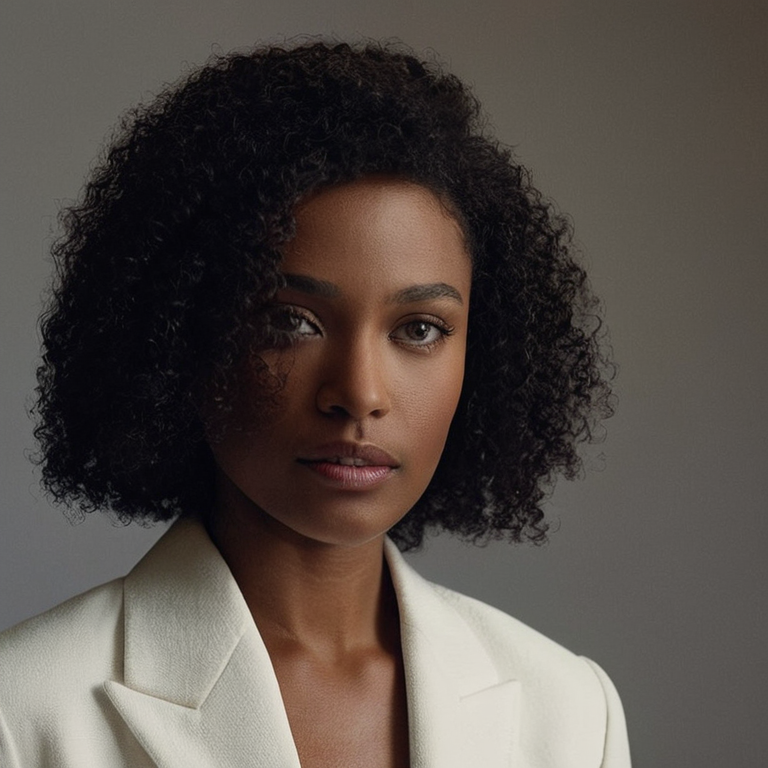
#> input picture Plan/Instructions/Operations/Pulled_Back_Artifacts/canny_w69_rightedge_masked_v3_seed711570105_20260707T132203-0500/images/canny_w69_rightedge_masked_v3_seed711570105_00001_.png, 768 x 768 px, found by its file name
$ python repair_wave70_eyes_full_source_landmark_mask_v2.py
#> lines starting #> are read from the running program, lines starting #| are printed output that depends on the picture; after the words box and inside, x2 and y2 are one past the last pixel; in counts of white or black regions, pixels touching at a corner belong together
#> in main, source is the input picture: PIL image 768x768 RGB; mean R, G, B 85, 77.1, 71.8
#!/usr/bin/env python3
from __future__ import annotations

import hashlib
import json
from pathlib import Path
from typing import Any

from PIL import Image, ImageDraw, ImageFilter


PROJECT_ROOT = Path(r"C:\Comfy_UI_Main")
RUN_STAMP = "20260709T215300-0500"
SOURCE_IMAGE = PROJECT_ROOT / (
    "Plan/Instructions/Operations/Pulled_Back_Artifacts/"
    "canny_w69_rightedge_masked_v3_seed711570105_20260707T132203-0500/"
    "images/canny_w69_rightedge_masked_v3_seed711570105_00001_.png"
)
OUT_DIR = PROJECT_ROOT / (
    "Plan/Instructions/Operations/Prepared_Input_Assets/"
    f"wave70_mf70_eyes_full_source_landmark_v2_{RUN_STAMP}"
)
RUNTIME_DIR = PROJECT_ROOT / (
    "runtime_artifacts/mask_factory/wave70_mf70_eyes_full_source_landmark_v2"
) / RUN_STAMP
QA_EVIDENCE = PROJECT_ROOT / (
    "Plan/Instructions/QA/Evidence/Mask_Factory/Wave70/"
    f"W70_MF70_EYES_FULL_SOURCE_LANDMARK_REPAIR_V2_{RUN_STAMP}.json"
)
TRACKER_EVIDENCE = PROJECT_ROOT / (
    "Plan/Tracker/Evidence/"
    f"W70_MF70_EYES_FULL_SOURCE_LANDMARK_REPAIR_V2_{RUN_STAMP}.json"
)

# Image-space coordinates on the active 768x768 source.
# These are candidate aperture traces, not promoted geometry authority.
EYE_POLYGONS = {
    "viewer_left_visible_eye_aperture": [
        (286, 329),
        (296, 319),
        (313, 316),
        (330, 321),
        (340, 331),
        (328, 340),
        (309, 342),
        (292, 337),
    ],
    "viewer_right_visible_eye_aperture": [
        (397, 329),
        (407, 320),
        (426, 316),
        (445, 320),
        (459, 331),
        (448, 341),
        (426, 344),
        (407, 339),
    ],
}

PROTECTED_NEIGHBORS = {
    "viewer_left_hair_occlusion_boundary_note": (
        "viewer-left eye mask is clipped inside the visible aperture and intentionally "
        "does not extend into the curl mass over the outer eye/temple."
    ),
    "brows_and_eyelids_note": (
        "eyes_full candidate excludes eyebrow strips and most eyelid skin; eyelids remain "
        "separate child/neighbor regions."
    ),
}


def rel(path: Path) -> str:
    return path.resolve().relative_to(PROJECT_ROOT.resolve()).as_posix()


def sha256_file(path: Path) -> str:
    digest = hashlib.sha256()
    with path.open("rb") as handle:
        for chunk in iter(lambda: handle.read(1024 * 1024), b""):
            digest.update(chunk)
    return digest.hexdigest()


def write_json(path: Path, payload: dict[str, Any]) -> None:
    path.parent.mkdir(parents=True, exist_ok=True)
    path.write_text(json.dumps(payload, indent=2) + "\n", encoding="utf-8")


def draw_antialiased_mask(size: tuple[int, int]) -> Image.Image:
#> called with size = (768, 768)
    scale = 4
    mask = Image.new("L", (size[0] * scale, size[1] * scale), 0)
#> mask: PIL image 3072x3072 L; every value is 0
    draw = ImageDraw.Draw(mask)
    for polygon in EYE_POLYGONS.values():
        scaled = [(x * scale, y * scale) for x, y in polygon]
        draw.polygon(scaled, fill=255)
    mask = mask.filter(ImageFilter.GaussianBlur(radius=1.0 * scale))
    return mask.resize(size, Image.Resampling.LANCZOS)
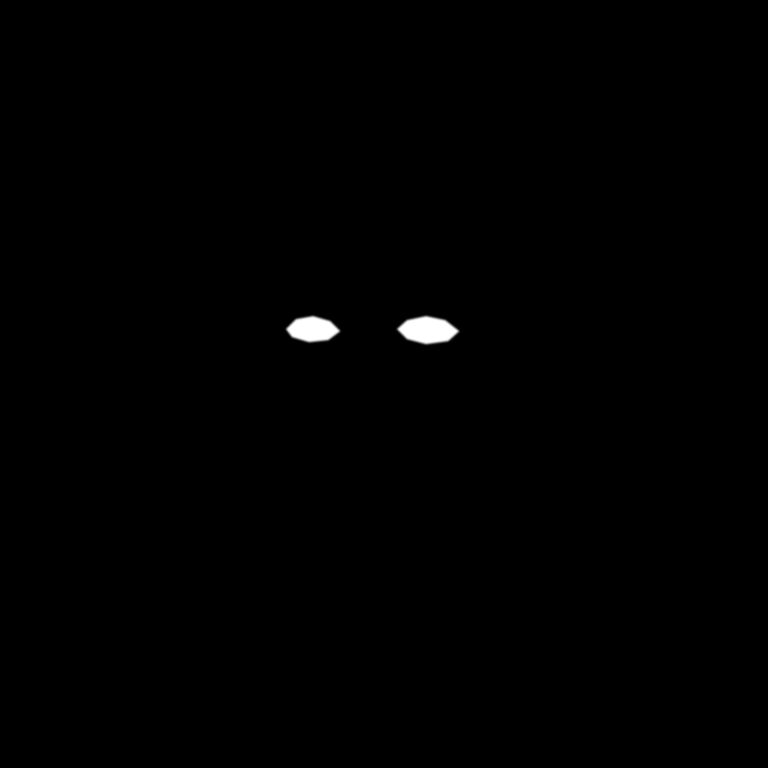
#> returned value: PIL image 768x768 L; min 0, max 255, mean 0.9


def make_overlay(source: Image.Image, mask: Image.Image) -> Image.Image:
    rgba = source.convert("RGBA")
    fill = Image.new("RGBA", source.size, (0, 220, 255, 0))
    fill.putalpha(mask.point(lambda v: min(145, int(v * 0.56))))
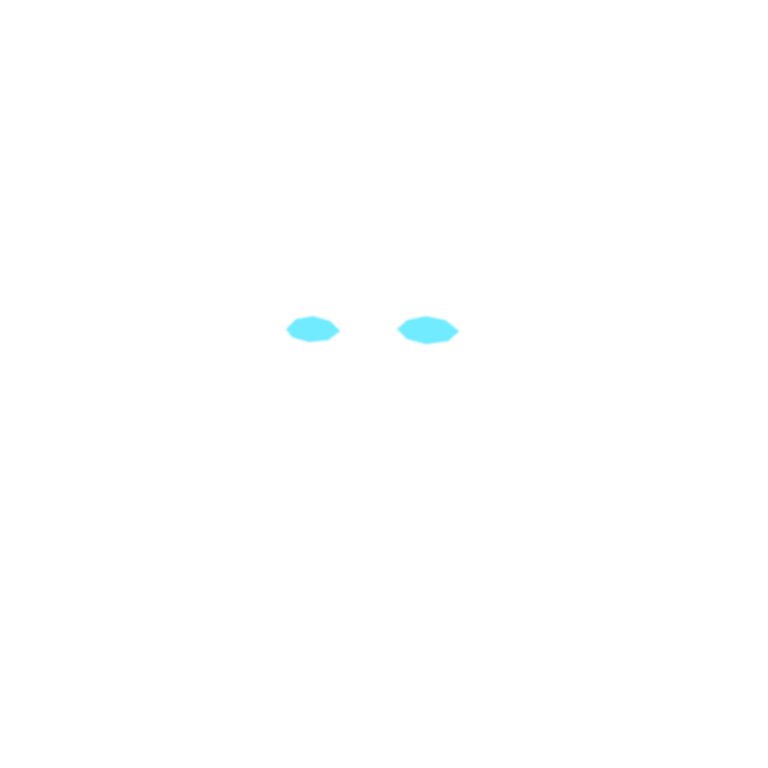
#> fill: PIL image 768x768 RGBA; mean R, G, B, A 0, 220, 255, 0.5; transparent parts drawn white
    edge = mask.filter(ImageFilter.FIND_EDGES).point(lambda v: 255 if v > 12 else 0)
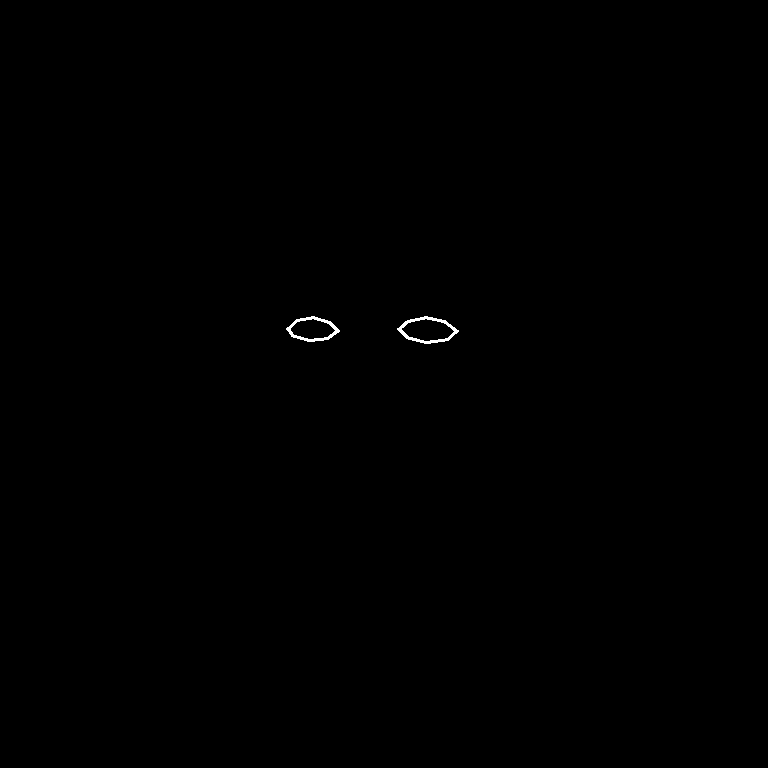
#> edge: PIL image 768x768 L; 0.13% white; 2 white regions, box (x1, y1, x2, y2) and area: (397, 316, 459, 344) 406, (286, 316, 340, 342) 358
    outline = Image.new("RGBA", source.size, (255, 255, 0, 0))
    outline.putalpha(edge)
    return Image.alpha_composite(Image.alpha_composite(rgba, fill), outline).convert("RGB")
#> returned value: PIL image 768x768 RGB


def make_panel(source: Image.Image, mask: Image.Image, overlay: Image.Image) -> Image.Image:
    crop = (240, 250, 500, 380)
    tile_w, tile_h = 420, 260
    tiles = []
    for title, image in (
        ("source crop", source.crop(crop)),
        ("candidate overlay", overlay.crop(crop)),
        ("mask only", Image.merge("RGB", (mask, mask, mask)).crop(crop)),
    ):
        tile = Image.new("RGB", (tile_w, tile_h), (16, 16, 16))
        resized = image.resize((tile_w, tile_h - 32), Image.Resampling.LANCZOS)
        tile.paste(resized, (0, 32))
        draw = ImageDraw.Draw(tile)
        draw.text((8, 8), title, fill=(245, 245, 245))
        tiles.append(tile)
#> this loop made 3 passes
#> title on passes 1 to 3: 'source crop', 'candidate overlay', 'mask only'
#> pass 1, in make_panel, `resized = image.resize((tile_w, tile_h - 32), Image.Resampling.LANCZOS)`:
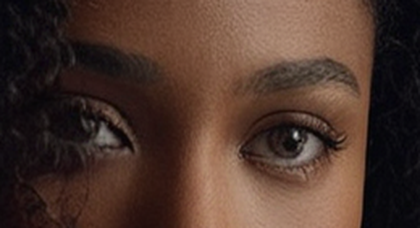
#> resized: PIL image 420x228 RGB; mean R, G, B 77.7, 54.6, 45
#> pass 3, in make_panel, `resized = image.resize((tile_w, tile_h - 32), Image.Resampling.LANCZOS)`:
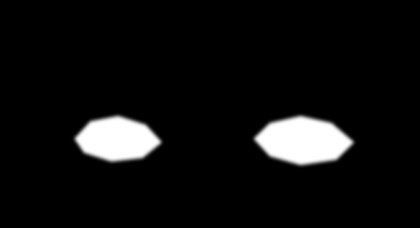
#> resized: PIL image 420x228 RGB; min 0, max 255, mean 16.2
#> after the loop:
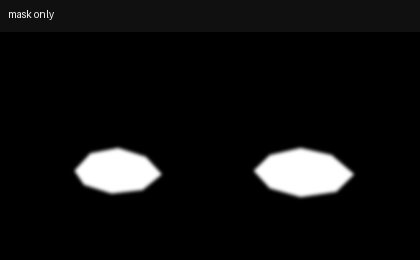
#> tile: PIL image 420x260 RGB; min 0, max 255, mean 16.4
#> after the loop, tiles = 3 items
    panel = Image.new("RGB", (tile_w * len(tiles), tile_h), (0, 0, 0))
#> panel: PIL image 1260x260 RGB; every value is 0
    for index, tile in enumerate(tiles):
        panel.paste(tile, (index * tile_w, 0))
#> this loop made 3 passes
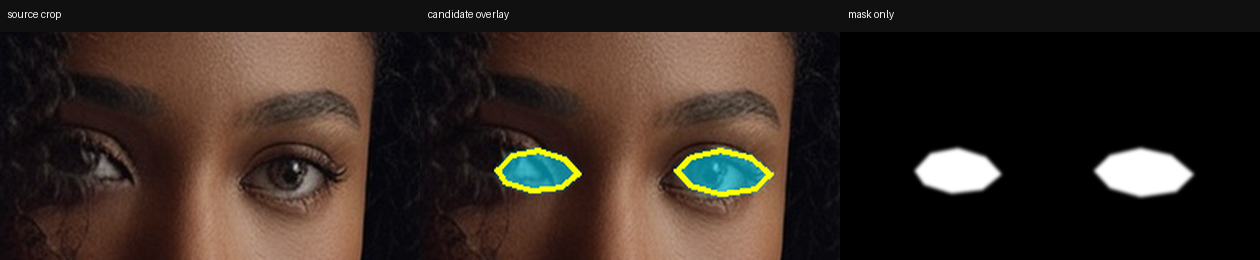
#> panel: PIL image 1260x260 RGB; mean R, G, B 53.2, 41.5, 34.6
    return panel


def mask_stats(mask: Image.Image) -> dict[str, Any]:
    threshold = mask.point(lambda v: 255 if v > 12 else 0)
    return {
        "bbox": threshold.getbbox(),
        "nonzero_pixels": sum(1 for value in threshold.getdata() if value > 0),
        "image_size": list(mask.size),
    }


def main() -> int:
    source = Image.open(SOURCE_IMAGE).convert("RGB")
    mask = draw_antialiased_mask(source.size)
    overlay = make_overlay(source, mask)
    panel = make_panel(source, mask, overlay)

    OUT_DIR.mkdir(parents=True, exist_ok=True)
    RUNTIME_DIR.mkdir(parents=True, exist_ok=True)
    mask_path = OUT_DIR / "wave70_mf70_eyes_full_source_landmark_v2_mask.png"
    overlay_path = OUT_DIR / "wave70_mf70_eyes_full_source_landmark_v2_overlay.png"
    panel_path = RUNTIME_DIR / "wave70_mf70_eyes_full_source_landmark_v2_review_panel.png"
    coordinate_manifest_path = OUT_DIR / "wave70_mf70_eyes_full_source_landmark_v2_coordinates.json"

    mask.save(mask_path)
    overlay.save(overlay_path)
    panel.save(panel_path)

    coordinate_manifest = {
        "schema_version": "1.0",
        "mask_type_id": "mf70_eyes_full",
        "source_image": rel(SOURCE_IMAGE),
        "coordinate_space": "active_source_image_pixels_768x768",
        "eye_polygons": EYE_POLYGONS,
        "protected_neighbors": PROTECTED_NEIGHBORS,
        "candidate_only": True,
        "promotion_allowed": False,
    }
    write_json(coordinate_manifest_path, coordinate_manifest)

    payload = {
        "schema_version": "1.0",
        "evidence_id": f"W70_MF70_EYES_FULL_SOURCE_LANDMARK_REPAIR_V2_{RUN_STAMP}",
        "created_local": RUN_STAMP,
        "task": "Create one superseding source-aware eyes_full candidate mask after user reported eye/eyebrow masks drifting into hair.",
        "supersedes_failed_candidate": "W70_MF70_EYES_FULL_SOURCE_LANDMARK_REPAIR_V1_20260709T214900-0500",
        "implementation_script": rel(Path(__file__).resolve()),
        "implementation_script_sha256": sha256_file(Path(__file__).resolve()),
        "local_only": True,
        "aws_contacted": False,
        "github_api_contacted": False,
        "civitai_contacted": False,
        "comfyui_contacted": False,
        "ec2_started": False,
        "generation_executed": False,
        "active_input_mask_overwritten": False,
        "mask_promoted": False,
        "source_image": rel(SOURCE_IMAGE),
        "source_sha256": sha256_file(SOURCE_IMAGE),
        "artifacts": {
            "mask": rel(mask_path),
            "mask_sha256": sha256_file(mask_path),
            "overlay": rel(overlay_path),
            "overlay_sha256": sha256_file(overlay_path),
            "review_panel": rel(panel_path),
            "review_panel_sha256": sha256_file(panel_path),
            "coordinate_manifest": rel(coordinate_manifest_path),
            "coordinate_manifest_sha256": sha256_file(coordinate_manifest_path),
        },
        "mask_stats": mask_stats(mask),
        "semantic_mask_alignment_repair_notes": [
            "Candidate narrows mf70_eyes_full from broad ovals to visible eye apertures.",
            "Viewer-left eye is deliberately clipped away from the hair occlusion boundary.",
            "Candidate excludes eyebrow and eyelid skin regions; those remain separate protected neighbors.",
            "This is one source-anchor candidate only and cannot establish matrix/generalized mask completion.",
        ],
        "qa_decision": "candidate_created_pending_strict_visual_review_and_wave70_geometry_promotion_gates",
        "promotion_decision": "not_promoted_no_active_input_changed_no_W70_MASK_PROMOTION_ROW_GATE_PASS_TRUE",
        "next_required_action": (
            "Perform strict source/overlay/mask-only visual QA on the review panel, then either adjust the "
            "candidate or run Wave70 geometry/promotion gates before any runtime proof."
        ),
    }
    write_json(QA_EVIDENCE, payload)
    write_json(TRACKER_EVIDENCE, payload)
    print(json.dumps({"result": payload["qa_decision"], "qa_evidence": rel(QA_EVIDENCE), "review_panel": rel(panel_path)}, indent=2))
    return 0


if __name__ == "__main__":
#> (the run stopped early here; a loop or call above may not have finished)
